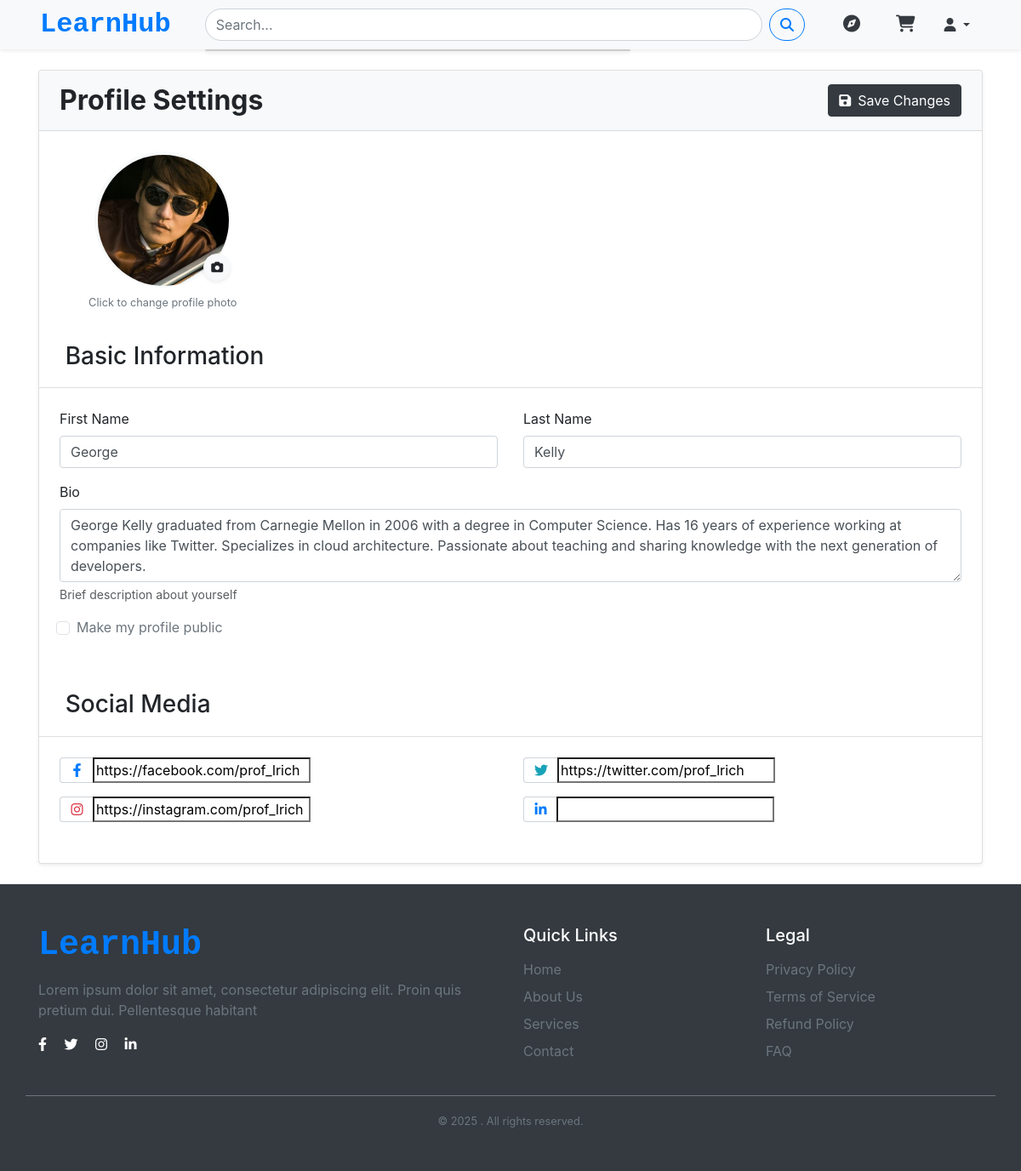
The page /users/settings/ (signed in) on the database its author committed.
### users/models.py (models this page shows, shortened)
class CustomUser(AbstractUser):
    avatar = models.ImageField(upload_to='avatars/',default='blank_profile.png',blank=True)
    bio = models.TextField(blank=True)
    email = models.EmailField(unique=True)
    username = models.CharField(max_length=30,unique=False,blank=False)
    is_instructor = models.BooleanField(default=False)
    profile_public = models.BooleanField(default=False)
    USERNAME_FIELD = 'email'
    REQUIRED_FIELDS = ['username']
    objects = CustomUserManager()
    facebook_url = models.URLField(blank=True, null=True)
    twitter_url = models.URLField(blank=True, null=True)
    instagram_url = models.URLField(blank=True, null=True)
    linkedin_url = models.URLField(blank=True, null=True)

### users/views.py (the view)
# urls.py: path('settings/', views.profile_settings, name='profile_settings'),
@login_required
def profile_settings(request):
    if request.method == 'POST':
        form = ProfileSettingsForm(
            data=request.POST,
            files=request.FILES,
            instance=request.user
        )
        if form.is_valid():
            form.save()
            messages.success(request, 'Profile updated successfully!', extra_tags='profile_settings')
            return redirect('profile_settings')
    else:
        form = ProfileSettingsForm(instance=request.user)
    return render(request, 'profile/profile_settings.html', {'form': form})

### users/forms.py (shortened to what this page needs)
class ProfileSettingsForm(forms.ModelForm):
    class Meta:
        model = CustomUser
        fields = [
            'avatar',
            'first_name',
            'last_name',
            'bio',
            'profile_public',
            'facebook_url',
            'twitter_url',
            'instagram_url',
            'linkedin_url'
        ]
        widgets = {
            'first_name': forms.TextInput(attrs={'class': 'form-control'}),
            'last_name': forms.TextInput(attrs={'class': 'form-control'}),
            'bio': forms.Textarea(attrs={'rows': 3, 'class': 'form-control'}),
        }

### templates/profile/profile_settings.html (shortened to what this page needs)
{% extends 'base.html' %}
{% load static %}
{% block content %}
<div class="container py-4">
    <div class="row justify-content-center">
        <div class="col-lg-12">
            <div class="card shadow-sm">
                <div class="card-header bg-light px-4 py-3">
                    <div class="d-flex justify-content-between align-items-center">
                        <h2 class="mb-0 fw-bold">Profile Settings</h2>
                        <button type="submit" form="profileForm" class="btn btn-dark">
                            <i class="fas fa-save me-2"></i>Save Changes
                        </button>
                    </div>
                </div>
                <div class="card-body p-0">
                    <form id="profileForm" method="post" enctype="multipart/form-data">
                        <div class="row align-items-center p-4">
                            <div class="col-md-3 text-center mb-4 mb-md-0">
                                <div class="position-relative d-inline-block">
                                    <div class="avatar-wrapper rounded-circle bg-light p-1 mx-auto" style="width: 160px; height: 160px;">
                                        {% if request.user.avatar %}
                                            <img src="{{ request.user.avatar.url }}"
                                                 alt="{{ request.user.username }}"
                                                 class="rounded-circle"
                                                 width="154" height="154"
                                                 style="object-fit: cover;"
                                                 id="avatarPreview">
                                        {% endif %}
                                    </div>
                                    <label for="id_avatar" class="btn btn-light btn-sm rounded-circle position-absolute bottom-0 end-0 shadow-sm"
                                           style="width: 32px; height: 32px;">
                                        <i class="fas fa-camera"></i>
                                    </label>
                                </div>
                                <div class="small text-muted mt-2">Click to change profile photo</div>
                            </div>
                        </div>
                        <div class="profile-card">
                            <div class="card-header bg-white">
                                <h3 class="section-title">Basic Information</h3>
                            </div>
                            <div class="card-body p-4">
                                <div class="row g-3">
                                    <div class="col-md-6">
                                        <label for="id_first_name" class="form-label">First Name</label>
                                        {{ form.first_name }}
                                    </div>
                                    <div class="col-md-6">
                                        <label for="id_last_name" class="form-label">Last Name</label>
                                        {{ form.last_name }}
                                    </div>
                                    <div class="col-12">
                                        <label class="form-label">Bio</label>
                                        {{ form.bio }}
                                        <div class="form-text">Brief description about yourself</div>
                                    </div>
                                    <div class="col-12">
                                        <div class="form-check">
                                            <input class="form-check-input" type="checkbox" name="profile_public"
                                                   id="id_profile_public" {% if request.user.profile_public %}checked{% endif %}>
                                            <label class="form-check-label text-muted" for="id_profile_public">
                                                Make my profile public
                                            </label>
                                        </div>
                                    </div>
                                </div>
                            </div>
                        </div>
                        <div class="profile-card">
                            <div class="card-header bg-white">
                                <h3 class="section-title">Social Media</h3>
                            </div>
                            <div class="card-body p-4">
                                <div class="row g-3">
                                    <div class="col-md-6">
                                        <div class="input-group">
                                            <span class="input-group-text bg-white border-end-0">
                                                <i class="fab fa-facebook-f text-primary"></i>
                                            </span>
                                            {{ form.facebook_url }}
                                        </div>
                                    </div>
                                    <div class="col-md-6">
                                        <div class="input-group">
                                            <span class="input-group-text bg-white border-end-0">
                                                <i class="fab fa-twitter text-info"></i>
                                            </span>
                                            {{ form.twitter_url }}
                                        </div>
                                    </div>
                                    <div class="col-md-6">
                                        <div class="input-group">
                                            <span class="input-group-text bg-white border-end-0">
                                                <i class="fab fa-instagram text-danger"></i>
                                            </span>
                                            {{ form.instagram_url }}
                                        </div>
                                    </div>
                                    <div class="col-md-6">
                                        <div class="input-group">
                                            <span class="input-group-text bg-white border-end-0">
                                                <i class="fab fa-linkedin-in text-primary"></i>
                                            </span>
                                            {{ form.linkedin_url }}
                                        </div>
                                    </div>
                                </div>
                            </div>
                        </div>
                    </form>
                </div>
            </div>
        </div>
    </div>
</div>
{% endblock %}

### static/css/style.css (style rules this page uses)
body { box-sizing: border-box; margin: 0; padding: 0; }

### templates/profile/profile_settings.html (style rules this page uses)
.section-title { padding-left: 1%; }
.profile-card { border-radius: 0.5rem; overflow: hidden; margin-bottom: 1.5rem; }
.avatar-wrapper { transition: all 0.3s ease; }
.input-group-text { min-width: 40px; justify-content: center; }

### rows shown on the page
CustomUser: user.avatar (picture), first_name "George", last_name "Kelly", bio "George Kelly graduated from Carnegie Mellon in 2006 with a degree in Computer Science. Has 16 years of experience working at companies like Twitter. Specializes in cloud architecture. Passionate about teaching and sharing knowledge with the next generation of developers.", facebook_url "https://facebook.com/prof_lrich", twitter_url "https://twitter.com/prof_lrich", instagram_url "https://instagram.com/prof_lrich"
